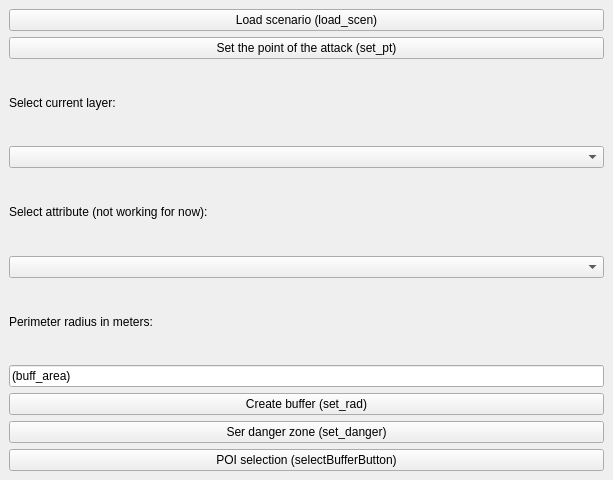
<?xml version="1.0" encoding="UTF-8"?>
<ui version="4.0">
 <class>Evacu8DockWidgetBase</class>
 <widget class="QDockWidget" name="Evacu8DockWidgetBase">
  <property name="geometry">
   <rect>
    <x>0</x>
    <y>0</y>
    <width>613</width>
    <height>480</height>
   </rect>
  </property>
  <property name="windowTitle">
   <string>Evacu8</string>
  </property>
  <widget class="QWidget" name="dockWidgetContents">
   <layout class="QGridLayout" name="gridLayout">
    <item row="10" column="0">
     <widget class="QPushButton" name="selectBufferButton">
      <property name="text">
       <string>POI selection (selectBufferButton)</string>
      </property>
     </widget>
    </item>
    <item row="0" column="0">
     <widget class="QPushButton" name="load_scen">
      <property name="text">
       <string>Load scenario (load_scen)</string>
      </property>
     </widget>
    </item>
    <item row="8" column="0">
     <widget class="QPushButton" name="set_rad">
      <property name="sizePolicy">
       <sizepolicy hsizetype="Minimum" vsizetype="Fixed">
        <horstretch>0</horstretch>
        <verstretch>0</verstretch>
       </sizepolicy>
      </property>
      <property name="text">
       <string>Create buffer (set_rad)</string>
      </property>
      <property name="iconSize">
       <size>
        <width>64</width>
        <height>64</height>
       </size>
      </property>
     </widget>
    </item>
    <item row="9" column="0">
     <widget class="QPushButton" name="set_danger">
      <property name="mouseTracking">
       <bool>true</bool>
      </property>
      <property name="text">
       <string>Ser danger zone (set_danger)</string>
      </property>
      <property name="iconSize">
       <size>
        <width>50</width>
        <height>50</height>
       </size>
      </property>
     </widget>
    </item>
    <item row="1" column="0">
     <widget class="QPushButton" name="set_pt">
      <property name="text">
       <string>Set the point of the attack (set_pt)</string>
      </property>
     </widget>
    </item>
    <item row="7" column="0">
     <widget class="QLineEdit" name="buff_area">
      <property name="text">
       <string>(buff_area)</string>
      </property>
     </widget>
    </item>
    <item row="6" column="0">
     <widget class="QLabel" name="selectAttributeLabel">
      <property name="text">
       <string>Perimeter radius in meters:</string>
      </property>
     </widget>
    </item>
    <item row="2" column="0">
     <widget class="QLabel" name="selectLayerLabel">
      <property name="text">
       <string>Select current layer:</string>
      </property>
     </widget>
    </item>
    <item row="3" column="0">
     <widget class="QComboBox" name="selectLayerCombo"/>
    </item>
    <item row="4" column="0">
     <widget class="QLabel" name="selectAttributeLabel_2">
      <property name="text">
       <string>Select attribute (not working for now):</string>
      </property>
     </widget>
    </item>
    <item row="5" column="0">
     <widget class="QComboBox" name="selectAttributeCombo"/>
    </item>
   </layout>
  </widget>
 </widget>
 <resources/>
 <connections/>
</ui>
